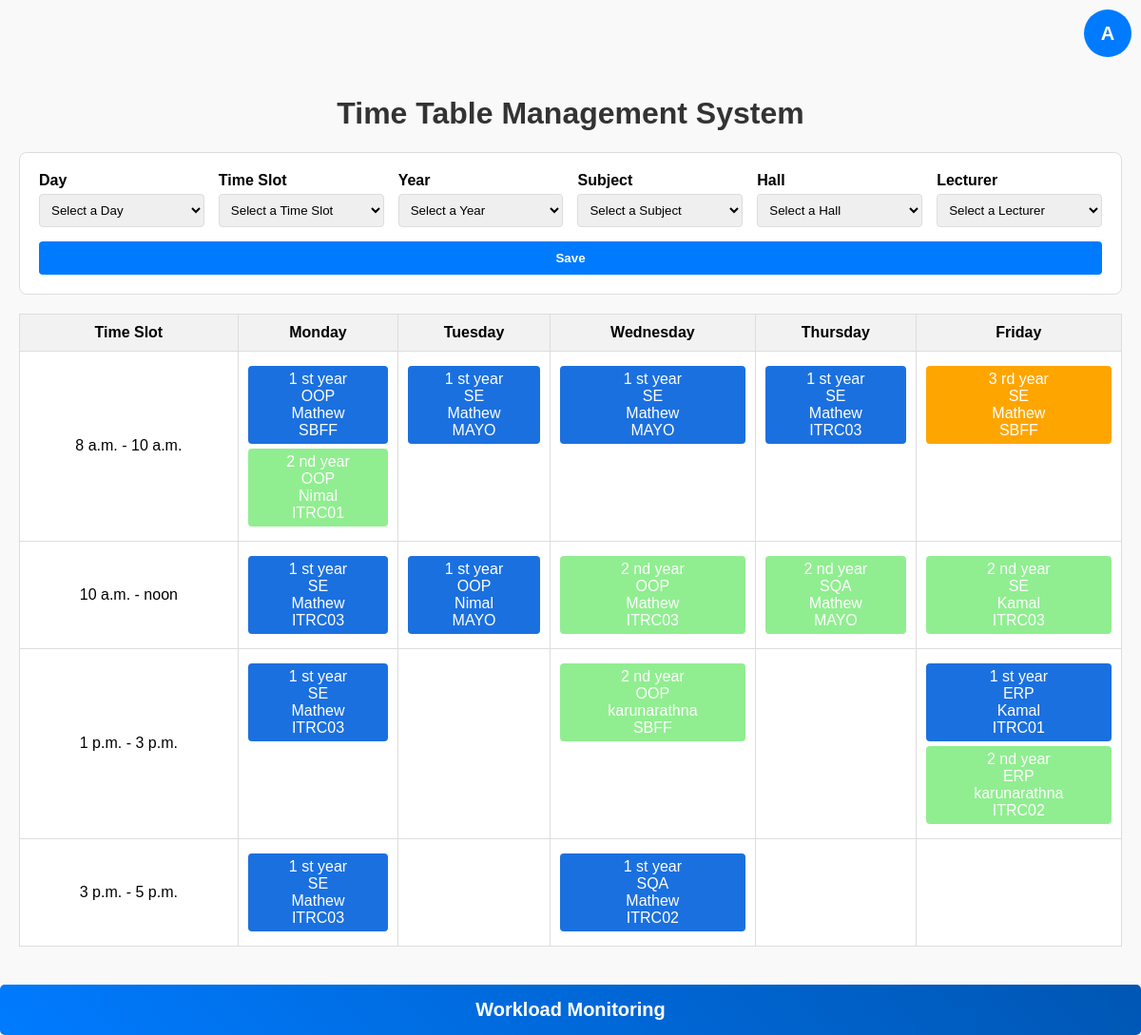
The page /dashboard/ (signed in) on the database its author committed.
### timetable/models.py (models this page shows, shortened)
class TimeSlot(models.Model):
    start_time = models.TimeField()
    end_time = models.TimeField()

class Schedule(models.Model):
    day = models.CharField(
        max_length=10,
        choices=[
            ("Monday", "Monday"),
            ("Tuesday", "Tuesday"),
            ("Wednesday", "Wednesday"),
            ("Thursday", "Thursday"),
            ("Friday", "Friday"),
        ]
    )
    timeslot = models.ForeignKey('TimeSlot', on_delete=models.CASCADE)
    year = models.ForeignKey('Year', on_delete=models.CASCADE)
    subject = models.ForeignKey('Subject', on_delete=models.CASCADE)
    hall = models.ForeignKey('Hall', on_delete=models.CASCADE)
    lecturer = models.ForeignKey('Lecturer', on_delete=models.CASCADE)
    class Meta:
        constraints = [
            models.UniqueConstraint(fields=['day', 'timeslot', 'year'], name='unique_schedule_per_timeslot'),
            models.UniqueConstraint(fields=['day', 'timeslot', 'lecturer'], name='unique_lecturer_per_timeslot'),
            models.UniqueConstraint(fields=['day', 'timeslot', 'hall'], name='unique_hall_per_timeslot'),
        ]

class Year(models.Model):
    name = models.CharField(max_length=20)

class Subject(models.Model):
    subject_code = models.CharField(max_length=10, unique=True)  # Subject code added
    name = models.CharField(max_length=50)

class Lecturer(models.Model):
    name = models.CharField(max_length=100)
    email = models.EmailField(unique=True)
    role = models.CharField(max_length=100)

class Hall(models.Model):
    name = models.CharField(max_length=20)  # Hall name

### timetable/views.py (the view)
# urls.py: path('dashboard/', views.dashboard_view, name='dashboard'),
def dashboard_view(request):
    lecturers = Lecturer.objects.all()  # Get all lecturers
    time_slots = TimeSlot.objects.all()
    years = Year.objects.all()
    subjects = Subject.objects.all()
    halls = Hall.objects.all()
    schedules = Schedule.objects.all().order_by('year__name', 'timeslot__start_time')
    days = ["Monday", "Tuesday", "Wednesday", "Thursday", "Friday"]
    context = {
        'lecturers': lecturers,  # Pass lecturers to the template
        'time_slots': time_slots,
        'years': years,
        'subjects': subjects,
        'halls': halls,
        'schedules': schedules,
        'days': days,
    }
    return render(request, 'dashboard.html', context)

### timetable/templates/dashboard.html (shortened to what this page needs)
<!DOCTYPE html>
<html lang="en">
<head>
</head>
<body style="font-family: Arial, sans-serif; background-color: #f9f9f9; margin: 0; padding: 0;">
<div class="container mt-3">
            <div class="d-flex justify-content-end" style="position: relative; padding: 20px;">
                <button class="user-circle" onclick="toggleUserMenu()">
                    {{ request.user.username|default_if_none:"" |slice:":1"|upper }}
                </button>
        </div>
    <div style="max-width: 1200px; margin: 20px auto; padding: 20px;">
        <h1 style="text-align: center; color: #333;">Time Table Management System</h1>
        <form method="post" action="{% url 'add_schedule' %}" style="margin-bottom: 20px; padding: 20px; background-color: #fff; border: 1px solid #ddd; border-radius: 8px;">
            <div style="display: flex; flex-wrap: wrap; gap: 15px;">
                <div style="flex: 1; min-width: 150px;">
                    <label for="day" style="display: block; font-weight: bold; margin-bottom: 5px;">Day</label>
                    <select name="day" id="day" required style="width: 100%; padding: 8px; border: 1px solid #ddd; border-radius: 4px;">
                        <option value="" disabled selected>Select a Day</option>
                    </select>
                </div>
                <div style="flex: 1; min-width: 150px;">
                    <label for="timeslot" style="display: block; font-weight: bold; margin-bottom: 5px;">Time Slot</label>
                    <select name="timeslot" id="timeslot" required style="width: 100%; padding: 8px; border: 1px solid #ddd; border-radius: 4px;">
                        <option value="" disabled selected>Select a Time Slot</option>
                    </select>
                </div>
                <div style="flex: 1; min-width: 150px;">
                    <label for="year" style="display: block; font-weight: bold; margin-bottom: 5px;">Year</label>
                    <select name="year" id="year" required style="width: 100%; padding: 8px; border: 1px solid #ddd; border-radius: 4px;">
                        <option value="" disabled selected>Select a Year</option>
                    </select>
                </div>
                <div style="flex: 1; min-width: 150px;">
                    <label for="subject" style="display: block; font-weight: bold; margin-bottom: 5px;">Subject</label>
                    <select name="subject" id="subject" required style="width: 100%; padding: 8px; border: 1px solid #ddd; border-radius: 4px;">
                        <option value="" disabled selected>Select a Subject</option>
                    </select>
                </div>
                <div style="flex: 1; min-width: 150px;">
                    <label for="hall" style="display: block; font-weight: bold; margin-bottom: 5px;">Hall</label>
                    <select name="hall" id="hall" required style="width: 100%; padding: 8px; border: 1px solid #ddd; border-radius: 4px;">
                        <option value="" disabled selected>Select a Hall</option>
                    </select>
                </div>
                <div style="flex: 1; min-width: 150px;">
                    <label for="lecturer" style="display: block; font-weight: bold; margin-bottom: 5px;">Lecturer</label>
                    <select name="lecturer" id="lecturer" required style="width: 100%; padding: 8px; border: 1px solid #ddd; border-radius: 4px;">
                        <option value="" disabled selected>Select a Lecturer</option>
                    </select>
                </div>
                <div style="flex: 2; min-width: 150px;margin-top: auto;">
                    <button type="submit" style="width: 100%; padding: 10px; background-color: #007bff; color: #fff; border: none; border-radius: 4px; font-weight: bold; cursor: pointer;">
                        Save
                    </button>
                </div>
            </div>
        </form>
        <table style="width: 100%; border-collapse: collapse; background-color: #fff; border: 1px solid #ddd;">
            <thead>
                <tr>
                    <th style="padding: 10px; background-color: #f2f2f2; border: 1px solid #ddd;">Time Slot</th>
                    {% for day in days %}
                    <th style="padding: 10px; background-color: #f2f2f2; border: 1px solid #ddd; text-align: center;">{{ day }}</th>
                    {% endfor %}
                </tr>
            </thead>
            <tbody>
                {% for time_slot in time_slots %}
                <tr>
                    <td style="padding: 10px; border: 1px solid #ddd; text-align: center;">{{ time_slot.start_time }} - {{ time_slot.end_time }}</td>
                    {% for day in days %}
                    <td style="padding: 10px; border: 1px solid #ddd; text-align: center; vertical-align: top;">
                        {% for schedule in schedules %}
                            {% if schedule.timeslot.id == time_slot.id and schedule.day == day %}
                            <div
                    class="{% if schedule.year.name == '1 st year' %}year-1st
                            {% elif schedule.year.name == '2 nd year' %}year-2nd
                            {% elif schedule.year.name == '3 rd year' %}year-3rd
                             {% elif schedule.year.name == '4 th year' %}year-4th{% endif %}"
                                style="padding: 5px; margin: 5px 0; border-radius: 4px; cursor: pointer; color: white;"
                            onclick="openEditDialog(
                                    '{{ schedule.id }}',
                                    '{{ schedule.day }}',
                                     '{{ schedule.timeslot.id }}',
                                     '{{ schedule.year.id }}',
                                    '{{ schedule.subject.id }}',
                                    '{{ schedule.hall.id }}',
                                    '{{ schedule.lecturer.id }}'
                                 )">
                                 {{ schedule.year.name }}<br>{{ schedule.subject.name }}<br>{{ schedule.lecturer.name }}<br>{{ schedule.hall.name }}
                        </div>
                            {% endif %}
                        {% endfor %}
                    </td>
                    {% endfor %}
                </tr>
                {% endfor %}
            </tbody>
        </table>
    </div>
    <div class="custom-button-container">
        <button class="btn btn-primary custom-button">
            <a href="{% url 'workload_monitoring' %}" class="text-white text-decoration-none">
                Workload Monitoring
            </a>
        </button>
    </div>
</body>
</html>

### timetable/templates/dashboard.html (style rules this page uses)
.year-1st { background-color: #1b70df; }
.year-2nd { background-color: lightgreen; }
.year-3rd { background-color: orange; }
.user-circle { width: 50px; height: 50px; border-radius: 50%; background-color: #007bff; color: white; display: flex; align-items: center; justify-content: center; font-size: 20px; font-weight: bold; cursor: pointer; border: none; position: absolute; top: 10px; right: 10px; }
.custom-button { width: 100%; padding: 15px; background: linear-gradient(45deg, #007bff, #0056b3); border: none; border-radius: 5px; transition: background 0.3s ease, box-shadow 0.3s ease; }
.custom-button-container { display: flex; justify-content: flex-end; margin-top: 10px; }
.custom-button a { font-size: 1.25rem; font-weight: bold; color: #fff; text-decoration: none; }

### rows shown on the page
TimeSlot: start_time "8 a.m.", end_time "10 a.m."
Schedule: year.name "1 st year", subject.name "OOP", lecturer.name "Mathew", hall.name "SBFF"
Schedule: year.name "2 nd year", subject.name "OOP", lecturer.name "Nimal", hall.name "ITRC01"
Schedule: year.name "1 st year", subject.name "SE", lecturer.name "Mathew", hall.name "MAYO"
Schedule: year.name "1 st year", subject.name "SE", lecturer.name "Mathew", hall.name "MAYO"
Schedule: year.name "1 st year", subject.name "SE", lecturer.name "Mathew", hall.name "ITRC03"
Schedule: year.name "3 rd year", subject.name "SE", lecturer.name "Mathew", hall.name "SBFF"
TimeSlot: start_time "10 a.m.", end_time "noon"
Schedule: year.name "1 st year", subject.name "SE", lecturer.name "Mathew", hall.name "ITRC03"
Schedule: year.name "1 st year", subject.name "OOP", lecturer.name "Nimal", hall.name "MAYO"
Schedule: year.name "2 nd year", subject.name "OOP", lecturer.name "Mathew", hall.name "ITRC03"
Schedule: year.name "2 nd year", subject.name "SQA", lecturer.name "Mathew", hall.name "MAYO"
Schedule: year.name "2 nd year", subject.name "SE", lecturer.name "Kamal", hall.name "ITRC03"
TimeSlot: start_time "1 p.m.", end_time "3 p.m."
Schedule: year.name "1 st year", subject.name "SE", lecturer.name "Mathew", hall.name "ITRC03"
Schedule: year.name "2 nd year", subject.name "OOP", lecturer.name "karunarathna", hall.name "SBFF"
Schedule: year.name "1 st year", subject.name "ERP", lecturer.name "Kamal", hall.name "ITRC01"
Schedule: year.name "2 nd year", subject.name "ERP", lecturer.name "karunarathna", hall.name "ITRC02"
TimeSlot: start_time "3 p.m.", end_time "5 p.m."
Schedule: year.name "1 st year", subject.name "SE", lecturer.name "Mathew", hall.name "ITRC03"
Schedule: year.name "1 st year", subject.name "SQA", lecturer.name "Mathew", hall.name "ITRC02"

### other values the page prints
{{ request.user.username|default_if_none:"" |slice:":1"|upper }} "A"
{{ day }} "Monday" "Tuesday" "Wednesday" "Thursday" "Friday"
